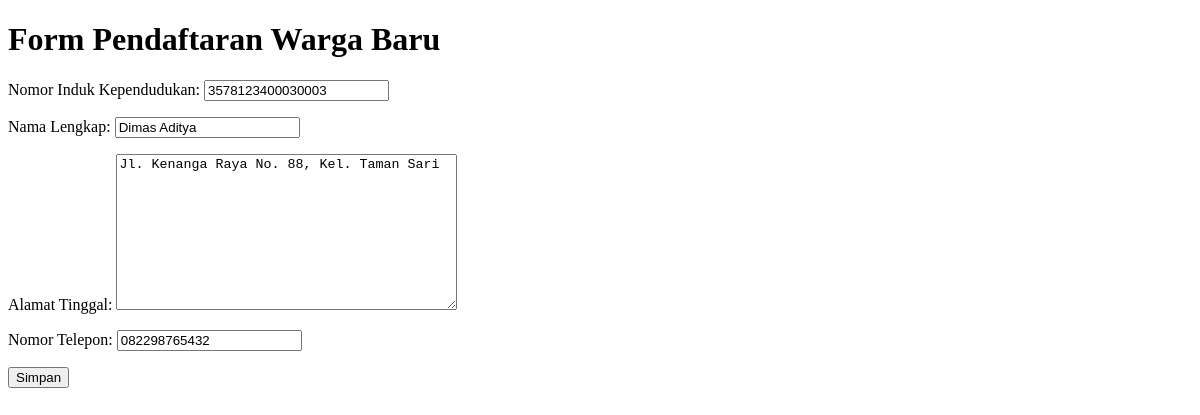
Page /warga/3/edit/ on the earlier database version.
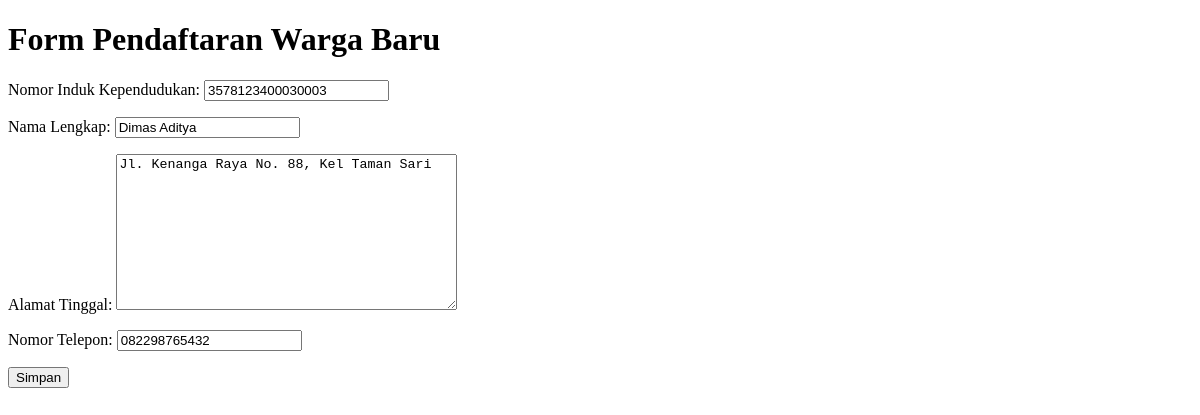
Same page on the later database version.
### warga/models.py (models this page shows, shortened)
class Warga(models.Model):
    nik = models.CharField(max_length=16, unique=True, verbose_name="Nomor Induk Kependudukan")
    nama_lengkap = models.CharField(max_length=100, verbose_name="Nama Lengkap")
    alamat = models.TextField(verbose_name="Alamat Tinggal")
    no_telepon = models.CharField(max_length=15, blank=True, verbose_name="Nomor Telepon")
    tanggal_registrasi = models.DateTimeField(auto_now_add=True)

### warga/views.py (the view)
# urls.py: path('<int:pk>/edit/', WargaUpdateView.as_view(), name='warga-edit'),
class WargaUpdateView(UpdateView):
    model = Warga
    form_class = WargaForm
    template_name = 'warga/warga_forms.html' # Kita pakai template yang sama
    success_url = reverse_lazy('warga-list')

### warga/forms.py
class WargaForm(forms.ModelForm):
    class Meta:
        model = Warga
        fields = ['nik', 'nama_lengkap', 'alamat', 'no_telepon']

### warga/templates/warga/warga_forms.html (shortened to what this page needs)
<!DOCTYPE html>
<html>
<head>
</head>
<body>
    <h1>Form Pendaftaran Warga Baru</h1>
    <form method="post">
        {{ form.as_p }}
        <button type="submit">Simpan</button>
    </form>
</body>
</html>

Differences in the rows shown:
changed Warga "Dimas Aditya": alamat "Jl. Kenanga Raya No. 88, Kel. Taman Sari" → "Jl. Kenanga Raya No. 88, Kel Taman Sari"
